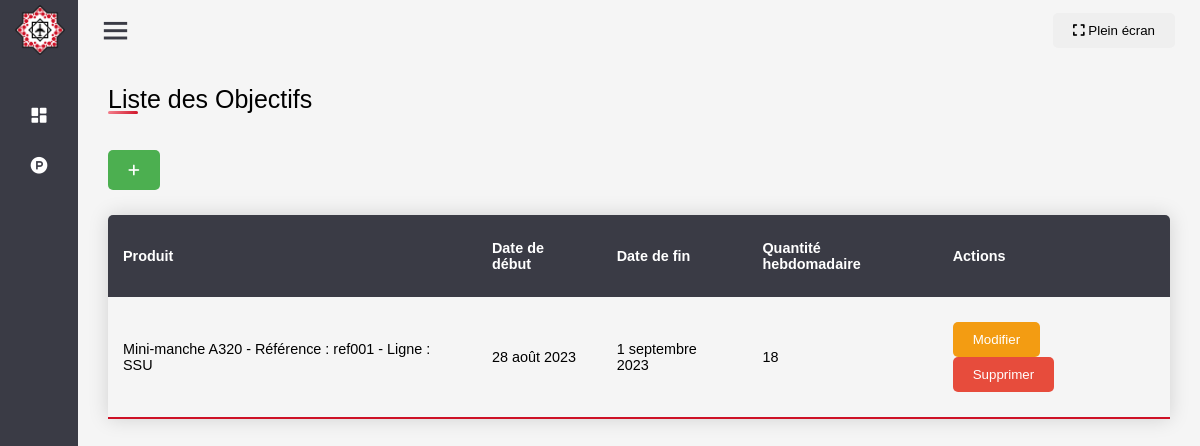
The page /produits/objectifs-hebdo/ on the database its author committed.
### product/models.py (models this page shows, shortened)
class ObjectifHebdo(models.Model):
    produit = models.ForeignKey(Produit, on_delete=models.CASCADE)
    numero_semaine = models.IntegerField(default=1)  # Ajouter une valeur par défaut ici
    choix_clients = (
        ("Airbus", "Airbus"),
        ("Boeing", "Boeing"),
        ("Comac", "Comac"),
    )
    client = models.CharField(choices=choix_clients, max_length=30)
    date_debut = models.DateField()
    date_fin = models.DateField()
    quantite = models.IntegerField()
    utilisateur = models.ForeignKey(User, null=True, on_delete=models.CASCADE)

class Produit(models.Model):
    reference = models.CharField(max_length=100)  # La référence du produit
    nom = models.CharField(max_length=200)  # Le nom du produit
    photo = models.ImageField(upload_to=upload_to, null=True, blank=True)  # La photo du produit (optionnelle)
    ligne_production = models.ForeignKey(LigneProd, on_delete=models.CASCADE, related_name='produits')  # La ligne de production à laquelle le produit est associé
    def __str__(self):
        return f"{self.nom} - Référence : {self.reference} - Ligne : {self.ligne_production.nom}"

class LigneProd(models.Model):
    nom = models.CharField(max_length=100)
    etat = models.CharField(max_length=2, choices=[('OK', 'OK'), ('KO', 'KO')])  # L'état de la ligne de production (OK ou KO)
    commentaire = models.CharField(max_length=300, null=True,)  # Un commentaire sur l'état de la ligne de production

### product/views.py (the view)
# urls.py: path('objectifs-hebdo/', views.liste_objectifs_hebdo, name='liste_objectifs_hebdo'),
def liste_objectifs_hebdo(request):
    objectifs = ObjectifHebdo.objects.all().order_by('-date_debut')
    context = {
        'objectifs': objectifs,
    }
    return render(request, 'liste_objectifs_hebdo.html', context)

### product/templates/liste_objectifs_hebdo.html
{% extends 'base_template.html' %}
{% load static %}
{% block content %}
<div class="container">
    <div class="title">Liste des Objectifs</div> </br></br>
    <a href="{% url 'ajouter_objectif_hebdo' %}"><button class="ajouter" style="background-color: #4CAF50; height: 40px;" ><i class="fas fa-plus"></i></button></a>
    <table id="tbl" class="content-table">
        <thead>
            <tr>
                <th>Produit</th>
                <th>Date de début</th>
                <th>Date de fin</th>
                <th>Quantité hebdomadaire</th>
                <th>Actions</th>
            </tr>
        </thead>
        <tbody>
            {% for objectif in objectifs %}
            <tr>
                <td>{{ objectif.produit }}</td>
                <td>{{ objectif.date_debut }}</td>
                <td>{{ objectif.date_fin }}</td>
                <td>{{ objectif.quantite }}</td>
                <td>
                    <a href="{% url 'modifier_objectif_hebdo' pk=objectif.pk %}"><button class="modifier">Modifier</button></a>
                    <a href="{% url 'supprimer_objectif_hebdo' objectif_hebdo_id=objectif.pk %}"><button class="supprimer" >Supprimer</button></a>
                </td>
            </tr>
            {% endfor %}
        </tbody>
    </table>
</div>
{% endblock %}

### static/css/style.css (style rules this page uses)
html { background-color: whitesmoke; }
* { margin: 0; padding: 0; box-sizing: border-box; font-family: 'Arial', sans-serif; }
.content-table { border-collapse: collapse; margin: 25px 0; font-size: 0.9em; min-width: 100%; border-radius: 5px 5px 0 0; overflow: hidden; box-shadow: 0 0 20px rgba(0, 0, 0, 0.15); }
.content-table thead tr { background-color: #3a3b45; color: #ffffff; text-align: left; font-weight: bold; }
.content-table th, .content-table td { padding: 25px 15px; }
.content-table tbody tr { border-bottom: 1px solid #dddddd; }
.content-table tbody tr:last-of-type { border-bottom: 2px solid #CE1126; }
button { padding: 10px 20px; color: #fff; border: none; border-radius: 5px; cursor: pointer; margin-right: 5px; }
a { text-decoration: none; display: inline-block; }
.modifier { background-color: #f39c12; }
.supprimer { background-color: #e74c3c; }
.container { height: 100%; width: 100%; background-color: whitesmoke; padding: 25px 30px; margin-bottom: 0px; }
.container .title { font-size: 25px; font-weight: 500; position: relative; }
.container .title::before { content: ""; position: absolute; left: 0; bottom: 0; height: 3px; width: 30px; border-radius: 5px; background: linear-gradient(135deg, #f58490, #CE1126); }

### rows shown on the page
ObjectifHebdo: produit "Mini-manche A320 - Référence : ref001 - Ligne : SSU", date_debut "28 août 2023", date_fin "1 septembre 2023", quantite "18"
